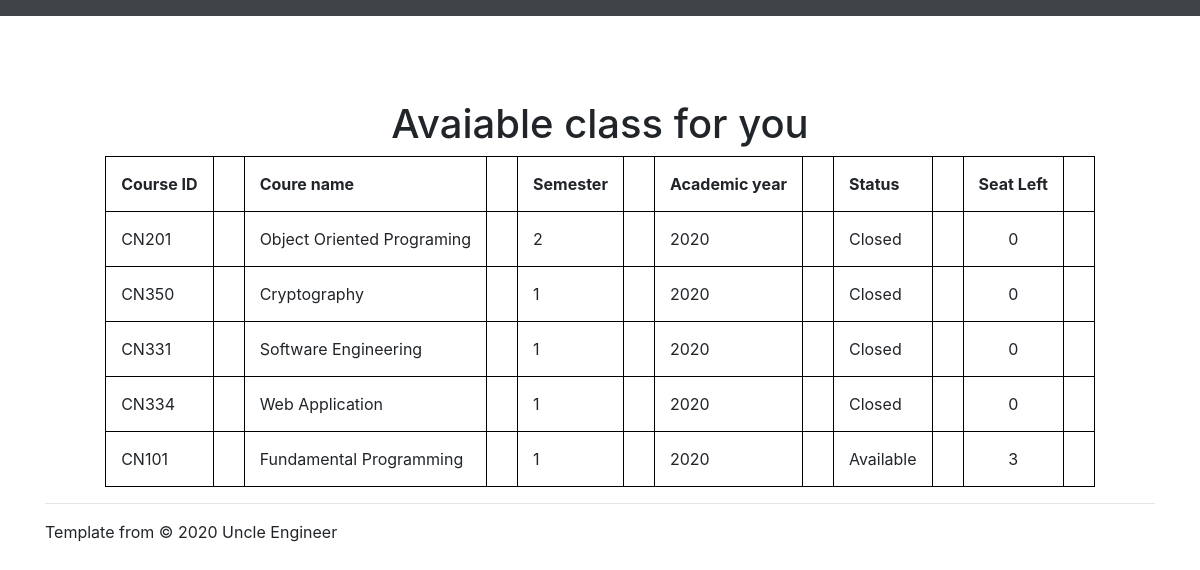
The page /classcourse on the database as committed earlier.
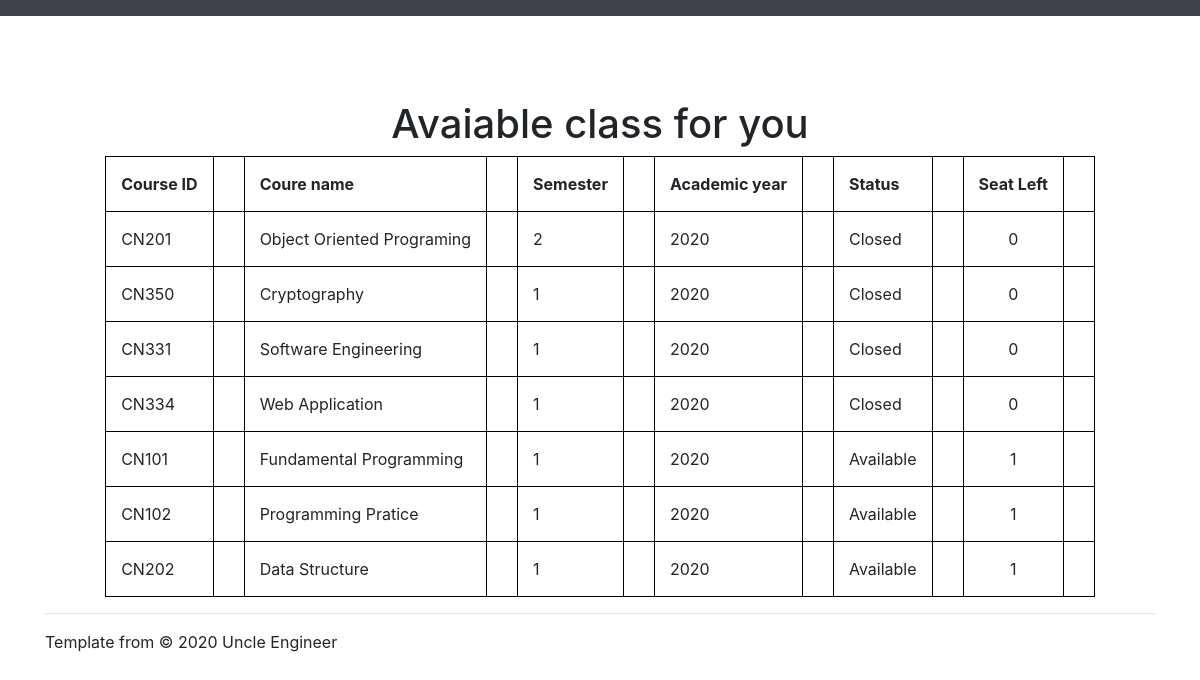
The same page on the database as committed later.
### regis/models.py (models this page shows, shortened)
class Course(models.Model):
    cID = models.CharField(max_length = 5)
    cName = models.CharField(max_length = 64)
    cTerm = models.PositiveIntegerField()
    cYear = models.CharField(max_length = 4)
    avaiable_seat = models.PositiveIntegerField(default = 3)
    status = models.BooleanField(default=True)
    attendStd = models.ManyToManyField(Student,blank=True)
    def seatCheck(self):
        totalStd = self.attendStd.all().count()
        if self.avaiable_seat > totalStd:
            return self.status == True
        else:
            return self.status == False
    def statusCheck(self):
        status_info = self.seatCheck()
        if status_info == True:
            return "Available"
        else:
            return "Closed"
    def seatLeft(self):
        seat = self.avaiable_seat
        taken = self.attendStd.count()
        left = seat - taken
        return str(left)

### regis/views.py (the view)
# urls.py: path('classcourse',views.classcourse,name="classcourse"),
def classcourse(request):
    classinfo = Course.objects.all() #ดึงค่าจากdatabaseมาทั้งหมด
    context = {'classinfo':classinfo}
    return render(request,'regis/classcourse.html',context)

### regis/templates/regis/classcourse.html (shortened to what this page needs)
{% extends "regis/layout.html" %}
{% block body %}
<div class="container">
      <center><h1>Avaiable class for you</h1></center>
      <center>
     <table>
        <tr><th> Course ID <th><th> Coure name <th><th> Semester <th><th> Academic year <th><th> Status <th><th> Seat Left </th></tr>
        {% for cl in classinfo %}
            <tr><td> {{cl.cID}} <td><td> {{cl.cName}} <td><td> {{cl.cTerm}} <td><td> {{cl.cYear}} <td><td> {{cl.statusCheck}} <td><td><center> {{cl.seatLeft}}</center> <td></tr>
        {% endfor %}
     </table>
     </center>
</div>
{% endblock %}

Rows that differ between the two databases and show on the page:
computed for Course "CN101": seatLeft "3" → "1"
added Course: cID "CN102", cName "Programming Pratice", cTerm "1", cYear "2020", statusCheck "Available", seatLeft "1"
added Course: cID "CN202", cName "Data Structure", cTerm "1", cYear "2020", statusCheck "Available", seatLeft "1"
